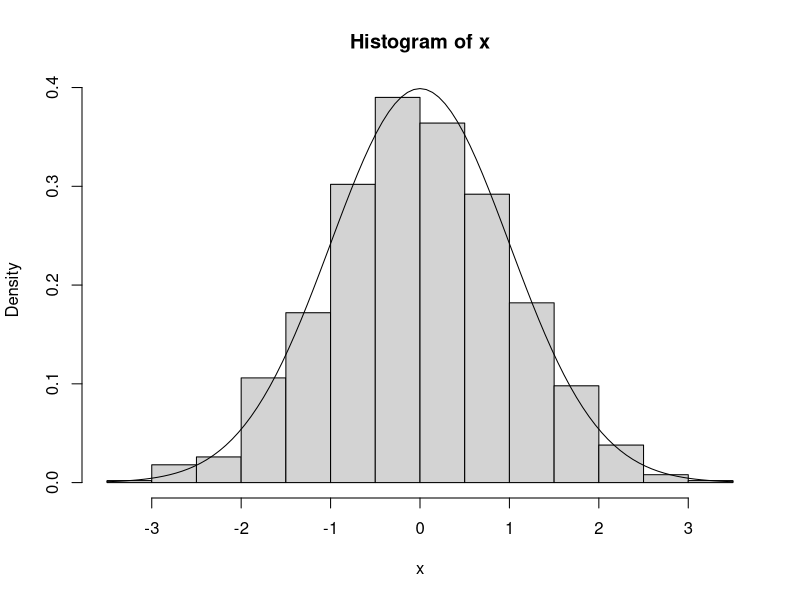
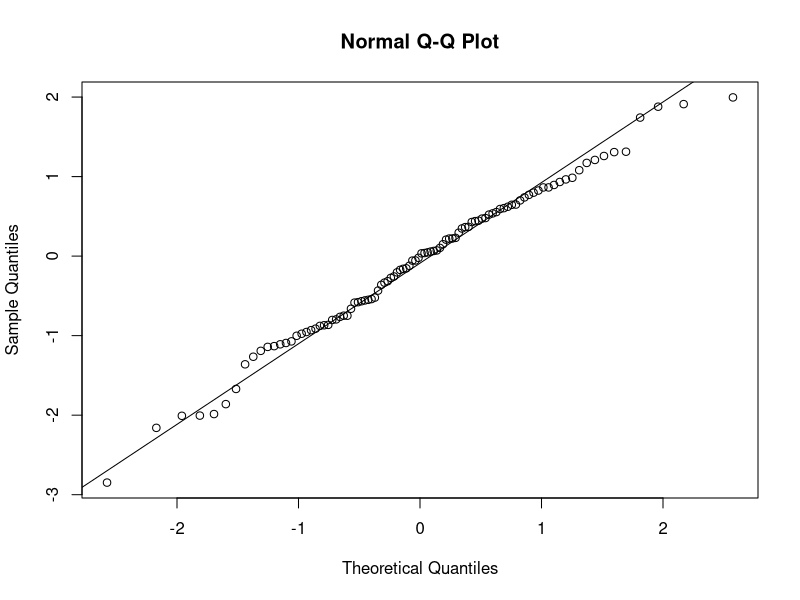
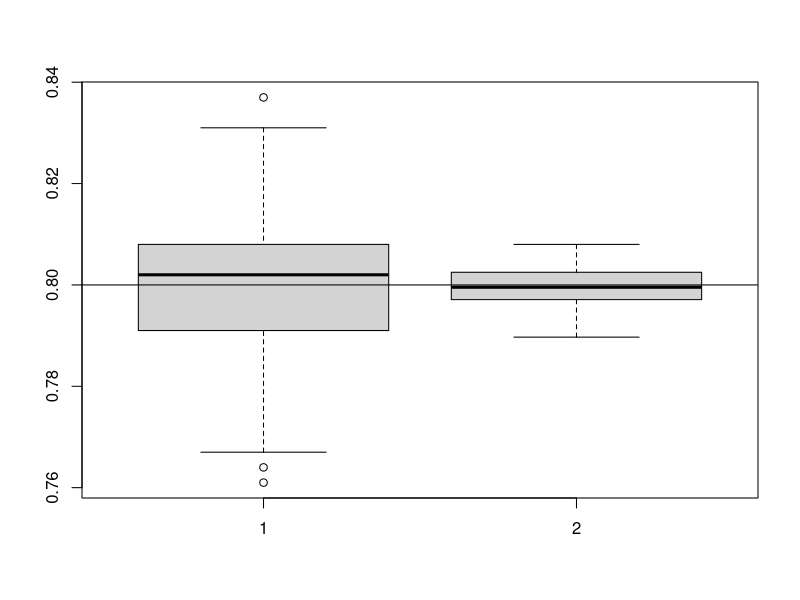
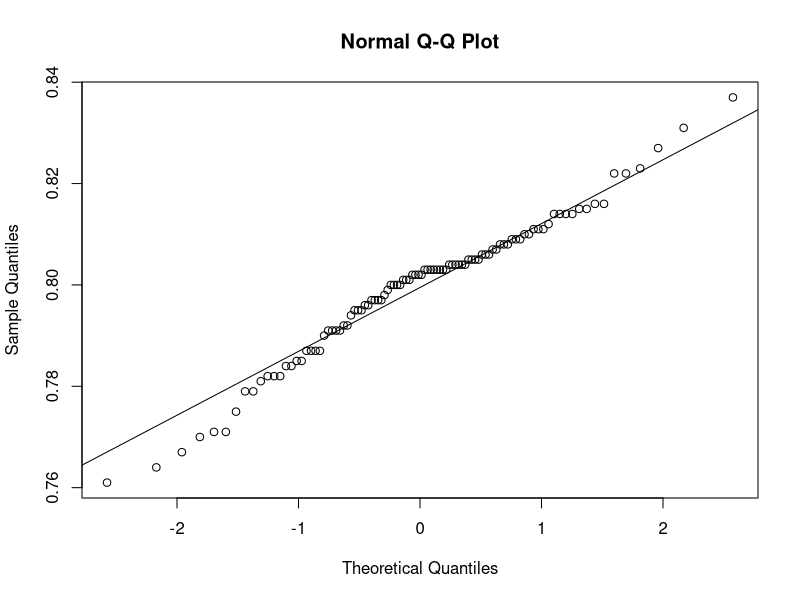

Source code (R) for these figures, in order:
########################
# sample size computation #
########################

alpha <- 0.05
epsilon <- 0.03

# > (qnorm((1-alpha/2))/(2*epsilon))^2
# [1] 1067.072
# > 

# round up to the next integer

# > ceiling((qnorm((1-alpha/2))/(2*epsilon))^2)
# [1] 1068
# > 
 
########################
# Binomial distribution #
########################

# simulate 1 draw of X ~ Binomial (size, prob)

y <- rbinom(1, 10, 0.25)

# simulate 100 draws of X

x <- rbinom(100, 10, 0.25)

# > head(x)
# [1] 2 0 2 4 1 1
# > tail(x)
# [1] 5 3 5 3 3 1
# > 

# P(X = 5) --- PMF

dbinom(5, 10, 0.25)

# P(X <= 5) --- CDF

pbinom(5, 10, 0.25)


########################
# Normal distribution #
########################

# X ~ Normal (0, 1)

# simulate 1000 draws of X

?rnorm
x <- rnorm(1000) # by default, mean = 0, sd = 1

# make a histogram of draws and superimpose Normal (0, 1) density

hist(x, probability = T)
curve(dnorm(x), add = T, xlab = "x", ylab = "density")

# P(|X| > 1) -- exact 

pnorm(-1) + 1 - pnorm(1)

#  P(|X| > 1) -- Monte Carlo estimate

mean(abs(x) > 1)

# E(X) = 0, var(X) = 1 -- exact

# Monte Carlo estimate of E(X)

mean(x)

# Monte Carlo estimate of var(X)

var(x)

# see the effect of N by increasing to, say, 5000, 10000 and 50000

#########################
# computing probabilities #
#########################

?pnorm

pnorm(0, mean = 0, sd = 1) # CDF

punif(0.5, min = 0, max = 1) # CDF

pexp(1, rate = 2) # CDF

#########################
# computing quantiles #
#########################

?qnorm

qnorm(0.975, mean = 0, sd = 1)

qnorm(0.5, mean = 0, sd = 1)


#########################
# normal Q-Q plot #
#########################


x <- rnorm(100, mean = 0, sd = 1)
qqnorm(x)
qqline(x)


########################
# Monte Carlo estimation #
########################

# coin toss experiment 

# X = indicator of heads (1) in one toss. X ~ Bernoulli (p = P(X = 1))

# simulate 10 draws from Bernoulli with p = 0.25

?rbinom
rbinom(n = 10, size = 1, prob = 0.25)

# simulate 1000 draws from Bernoulli with p = 0.8 and take their mean

x <- rbinom(n = 1000, size = 1, prob = 0.8)
mean(x)

# repeat 100 times the process of simulating 1000 draws from Bernoulli with 
# p = 0.8 and taking their average --- this will give 100 averages, all close 
# to p because of Law of Large Numbers

p.1k <- replicate(100, mean(rbinom(1000, 1, 0.8)))

# repeat 100 times the process of simulating 10000 draws from Bernoulli with 
# p = 0.8 and taking their average --- this will give 100 averages, all close 
# to p because of Law of Large Numbers

p.10k <- replicate(100, mean(rbinom(10000, 1, 0.8)))

# compare the distributions of the averages based on 1000 and 10000 draws

boxplot(p.1k, p.10k)
abline(h=0.8)

# check normality of the averages (predicted by Central Limit Theorem)

qqnorm(p.1k)
qqline(p.1k)

# Will the normal approximation for the average be good if p = 0.001? Check.
